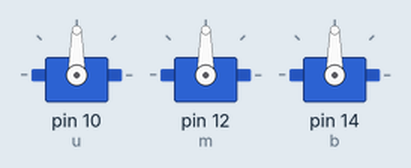
Recording of a sketch running on a simulated Arduino Uno, built with avr-gcc and run on an emulated ATmega328P. Parts: 3 × servo.

Above: at 0.1 s.
At 3.1 s:
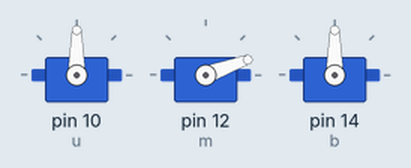
At 9.1 s:
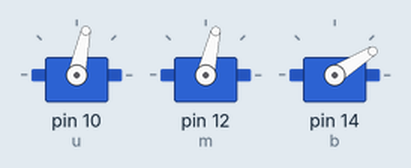
At 18.1 s:
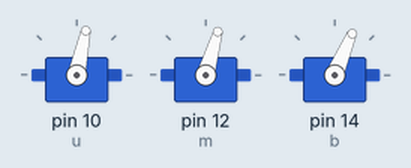
At 27.1 s:
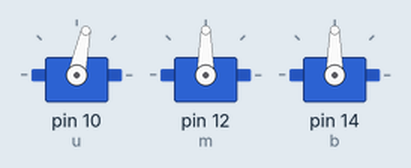
At 36.1 s:
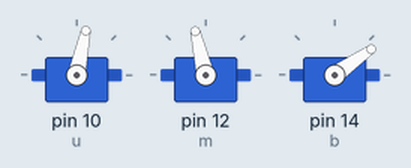
Timing chart, 0 to 40.0 s (numbered marks = the images above):
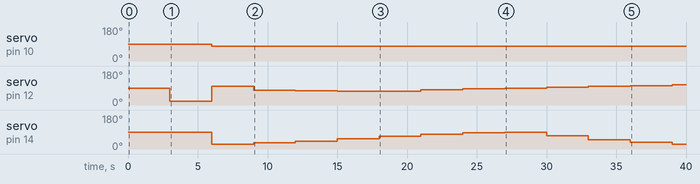

Measured:
- by itself, servo on pin 10 (u): 90° → 78° at 6.0 s
- by itself, servo on pin 12 (m): 90° → 20° at 3.0 s, → 100° 3.0 s later, → 77° 3.0 s later, → 75° 3.0 s later, … (13 changes in this stretch)
- by itself, servo on pin 14 (b): 90° → 25° at 6.0 s, → 32° 3.0 s later, → 40° 3.0 s later, → 55° 3.0 s later, … (12 changes in this stretch)

The sketch:

servo_write_via_ik.ino
```cpp
#include <Servo.h>
Servo u;
Servo m;
Servo b;
int t1=0,t2=0,t3=0  ;              //t2 is -ve for going out multi t2 of python by -1
// change link lengths in the code


void setup() {
  // put your setup code here, to run once:
u.attach(10);
m.attach(12);
b.attach(14);
_delay_ms(3000);


m.write(20);
_delay_ms(3000);

u.write(78+(0));
m.write(90+(10));
b.write(90+(-65));
_delay_ms(3000);

u.write(78+(0));
m.write(90+(-12.5));
b.write(90+(-58));
_delay_ms(3000);

u.write(78+(0));
m.write(90+(-15));
b.write(90+(-50));
_delay_ms(3000);


u.write(78+(0));
m.write(90+(-16.5));
b.write(90+(-35));
_delay_ms(3000);

u.write(78+(0));
m.write(90+(-16));
b.write(90+(-23));
_delay_ms(3000);

u.write(78+(0));
m.write(90+(-8));
b.write(90+(-11));
_delay_ms(3000);

u.write(78+(0));
m.write(90+(-4));
b.write(90+(-5));
_delay_ms(3000);

u.write(78+(0));
m.write(90+(0));
b.write(90+(0));
_delay_ms(3000);

u.write(78+(0));
m.write(90+(3));
b.write(90+(-20));
_delay_ms(3000);

u.write(78+(0));
m.write(90+(6+3));
b.write(90+(-40));
_delay_ms(3000);

u.write(78+(0));
m.write(90+(8+5));
b.write(90+(-55));
_delay_ms(3000);

u.write(78+(0));
m.write(90+(10+7));
b.write(90+(-65));
_delay_ms(3000);
}

void loop() {
  // put your main code here, to run repeatedly:
}
```
